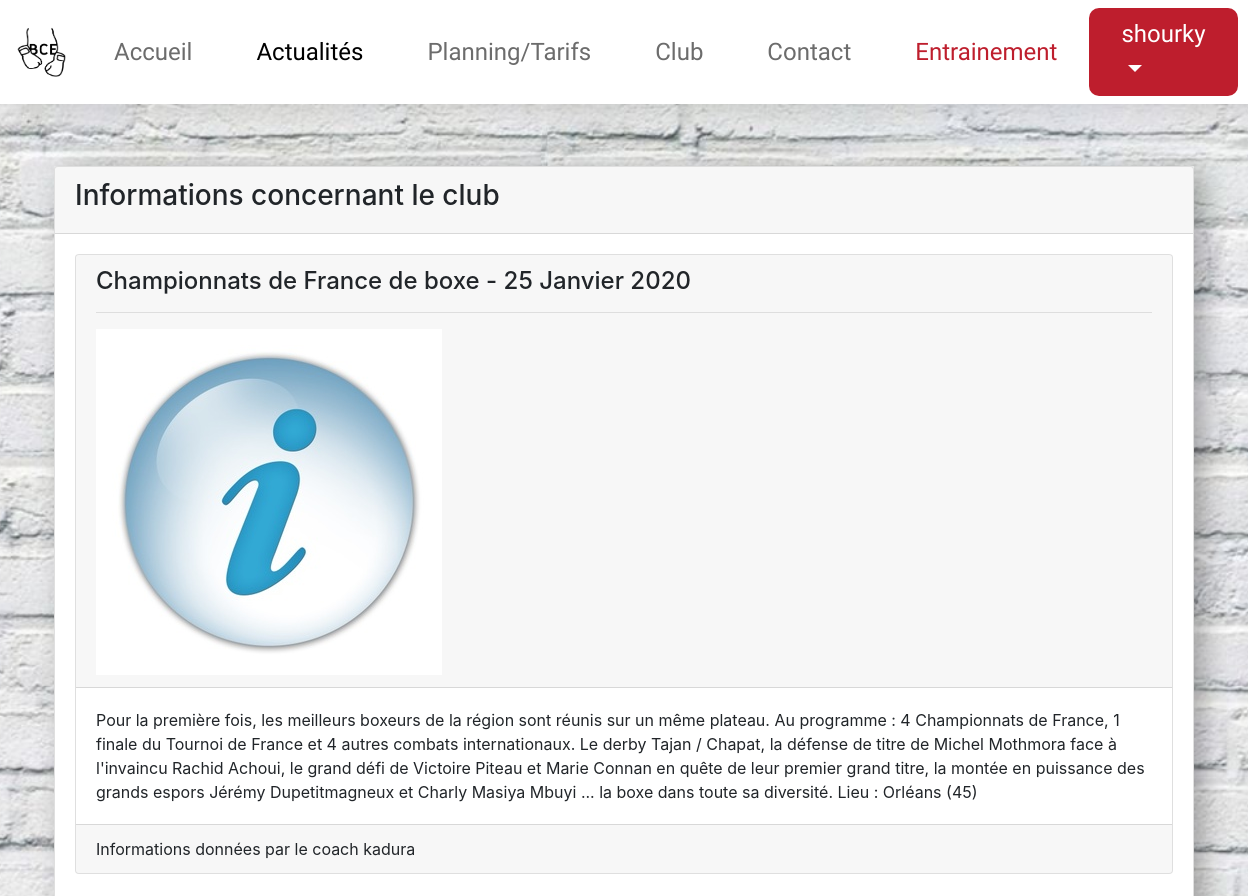
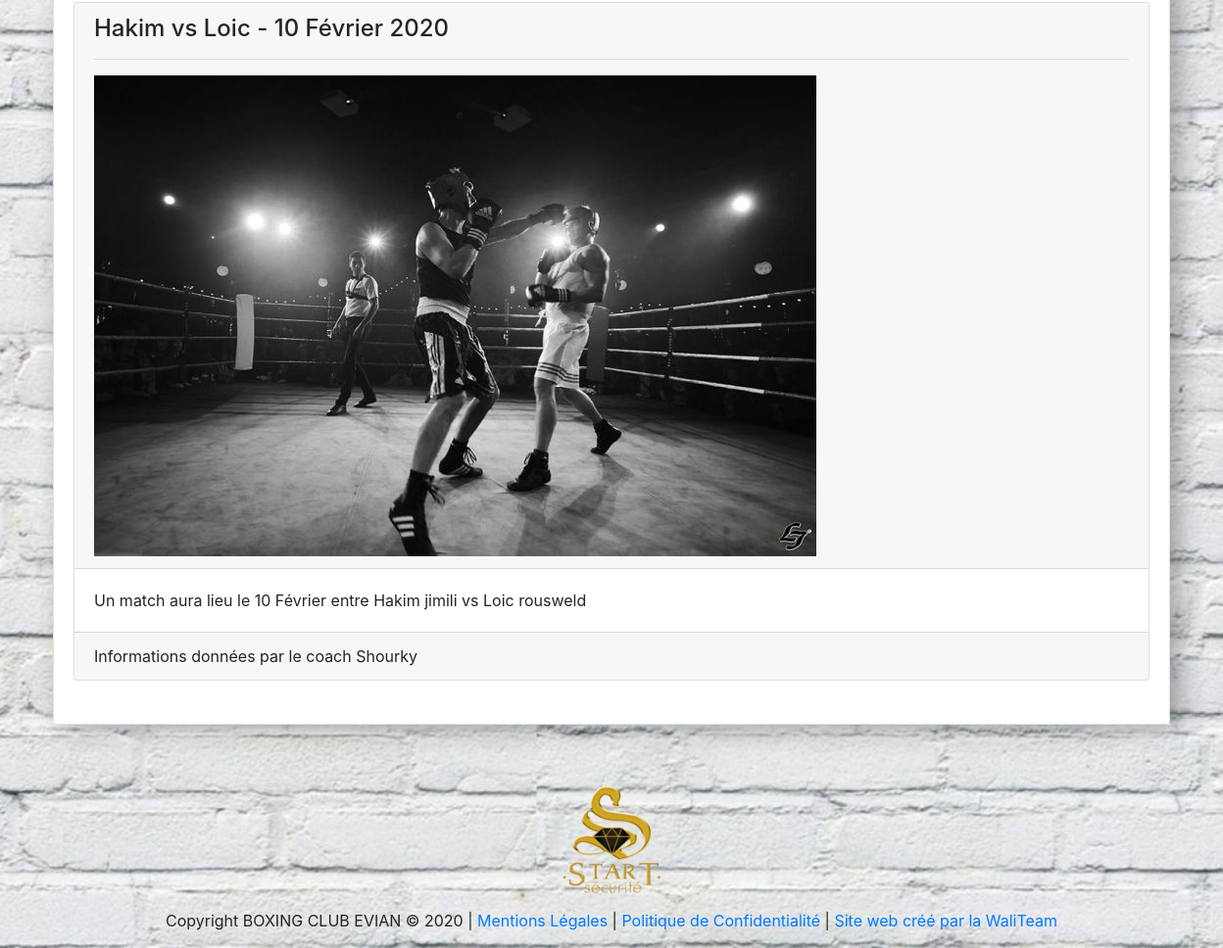
The page /controle/actualite.ctrl.php (signed in) on the database its author committed (2 pictures, top to bottom).
### tables this page shows
CREATE TABLE actualite(
  nom VARCHAR(25) PRIMARY KEY,
  type VARCHAR(25),
  dateAct DATE,
  description TEXT,
  coach VARCHAR(25)
);

### controle/actualite.ctrl.php (called while the page is built, shortened)
<?php
  include('../model/DAO.class.php');
  $dao = new DAO;
  $actualites = $dao->getActualites();
  include('../view/actualite.view.php');
 ?>

### model/DAO.class.php (called while the page is built, shortened)
<?php
  require_once('../model/Actualite.class.php');
  class DAO {
    private $db;
    private $database = '../model/data/db/boxe.db';
    public function __construct() {
      try {
        $this->db = new PDO("sqlite:".$this->database);
      } catch (PDOException $e) {
        die("PDO Error :".$e->getMessage()." '".$this->database."'\n");
      }
    }
    public function getActualites(){
      $query = "SELECT * FROM actualite ORDER BY dateAct";
      $sql= $this->db->query($query);
      $actualites = $sql->fetchAll(PDO::FETCH_ASSOC);
      $listActulaites = array();
      foreach ($actualites as $actu ) {
        array_push($listActulaites,new Actualite($actu));
      }
      return $listActulaites;
    }
  }
 ?>

### model/Actualite.class.php (called while the page is built, shortened)
<?php
  class Actualite{
    private $nom;
    private $type;
    private $dateAct;
    private $description;
    private $coach;
    public function getNom() {return $this->nom;}
    public function getType() {return $this->type;}
    public function getDescription() {return $this->description;}
    public function getCoach(){return $this->coach;}
    public function getDateTexte(){
      $date = $this->dateAct;
      $jour = date("d",strtotime($date));
      $mois = $this->getMois(date("m",strtotime($date)));
      $annee = date("Y",strtotime($date));
      return   "$jour $mois $annee";
    }
    public function getMois($mois){
    if ($mois==1) {
      return "Janvier";
    }elseif ($mois==2) {
      return "Février";
    }elseif ($mois==3) {
      return "Mars";
    }elseif ($mois==4) {
      return "Avril";
    }elseif ($mois==5) {
      return "Mai";
    }elseif ($mois==6) {
      return "Juin";
    }elseif ($mois==7) {
      return "Juillet";
    }elseif ($mois==8) {
      return "Août";
    }elseif ($mois==9) {
      return "Septembre";
    }elseif ($mois==10) {
      return "Octobre";
    }elseif ($mois==11) {
      return "Novembre";
    }elseif ($mois==12) {
      return "Décembre";
    }else {
      return "mois inconnue";
    }
    }
  }
 ?>

### view/actualite.view.php (the view, shortened to what this page needs)
<!DOCTYPE html>
<html lang="en" dir="ltr">
  <head>
    <link rel="stylesheet" href="https://maxcdn.bootstrapcdn.com/bootstrap/4.0.0/css/bootstrap.min.css">
    <link rel="stylesheet" href="../view/src/style/actualite.css">
    <link rel="stylesheet" type="text/css" href="https://cdn.jsdelivr.net/npm/cookieconsent@3/build/cookieconsent.min.css" />
  </head>
  <body>
    <header>
      <nav class="navbar navbar-expand-lg bg-white">
        <a class="navbar-brand" href="#">
          <img class="logo" src="../view/src/img/logo.png" alt="logo-InTheBoxe">
        </a>
        <div class="collapse navbar-collapse" id="navbarSupportedContent">
          <ul class="navbar-nav mr-auto">
            <li class="nav-item">
              <a class="nav-link" href="../controle/accueil.ctrl.php">Accueil<span class="sr-only">(current)</span></a>
            </li>
            <li class="nav-item">
              <a class="nav-link active" href="../controle/actualite.ctrl.php">Actualités</a>
            </li>
            <li class="nav-item">
              <a class="nav-link" href="../controle/planning.ctrl.php">Planning/Tarifs</a>
            </li>
            <li class="nav-item">
              <a class="nav-link" href="../controle/club.ctrl.php">Club</a>
            </li>
            <li class="nav-item">
              <a class="nav-link" href="../controle/contact.ctrl.php">Contact</a>
            </li>
            <?php if (isset($_SESSION['mail'])): ?>
              <li class="nav-item">
                <a class="nav-link" style="color:#BE1E2D" href="../controle/timer.ctrl.php">Entrainement</a>
              </li>
            <?php endif; ?>
          </ul>
          <ul class="navbar-nav my-2 my-lg-0">
            <?php if (isset($_SESSION['mail'])) {
                $nom = $_SESSION['prenom']; ?>
                <li class="nav-item dropdown bg-red">
                  <a class="nav-link dropdown-toggle" href="#" id="navbarDropdown" role="button" data-toggle="dropdown" aria-haspopup="true" aria-expanded="false">
                    <?=$nom?>
                  </a>
                </li>
            <?php }else { ?>
              <li class="nav-item my-2 my-sm-0 bg-red">
                <a class="nav-link" href="../controle/connexion.ctrl.php">Connexion</a>
              </li>
            <?php } ?>
          </ul>
        </div>
      </nav>
    </header>
    <div class="container">
      <div class="card">
        <div class="card-header">
          <h3>Informations concernant le club</h3>
        </div>
        <div class="card-body overflow-auto">
        <?php foreach ($actualites as $actu) { ?>
            <div class="card">
              <div class="card-header">
                <?php
                $date = $actu->getDateTexte();
                 ?>
                <h4><?=$actu->getNom()?> - <?=$date?></h4>
                <hr class="style1">
                <?php if ($actu->getType()=='evenement'){ ?>
                  <img class="img-fluid" src="../view/src/img/actualite/evenement.png" alt="evenement">
                <?php }elseif ($actu->getType()=='match') {?>
                  <img class="img-fluid" src="../view/src/img/actualite/educative.jpg" alt="marche pas">
                <?php }else{ ?>
                  <img class="img-fluid" src="../view/src/img/actualite/info.jpg" alt="une annonce">
                <?php } ?>
              </div>
              <div class="card-body">
                <?=$actu->getDescription()?>
              </div>
              <div class="card-footer">
                Informations données par le coach <?=$actu->getCoach()?>
              </div>
            </div>
          <br>
        <?php } ?>
      </div>
      </div>
    </div>
    <footer class="page-footer font-small cyan darken-3">
      <div class="text-center">
        <a href="https://www.start-securite.fr/">
          <img id="sponsor" src="../view/src/img/sponsor.png" alt="sponsor">
        </a>
      </div>
      <div class="footer-copyright text-center py-3">Copyright BOXING CLUB EVIAN © 2020 |
        <a href="../RGPD/mentionsLegals.html"> Mentions Légales</a>
        |
        <a href="../RGPD/politiqueDeConfidentialite.html"> Politique de Confidentialité</a>
        |
        <a href="#">Site web créé par la WaliTeam</a>
      </div>
    </footer>
  </body>
</html>

### view/src/style/actualite.css (style rules this page uses)
.logo { width: 50px; height: 50px; }
.nav-link { font-size: 1.5em; font-family: Palanquin; margin-left: 1em; margin-right: 1em; color: #6c6c6c; }
.active { color: black; }
.bg-red { background-color: #BE1E2D; border-radius: 10px; }
.bg-red .nav-link { color: #FFFFFF; }
header { box-shadow: 10px 5px 25px rgba(0, 0, 0, 0.13); }
body { background-color: black; background: url(../img/club/club.jpg) no-repeat center center fixed; -webkit-background-size: cover; -moz-background-size: cover; -o-background-size: cover; background-size: cover; background-attachment: fixed; }
.container { margin-top: 5%; box-shadow: 10px 5px 25px rgba(0, 0, 0, 0.31); padding: 0; }
footer { margin-top: 5%; }

### rows shown on the page
actualite: nom "Championnats de France de boxe", dateAct "25 Janvier 2020", description "Pour la première fois, les meilleurs boxeurs de la région sont réunis sur un même plateau. Au programme : 4 Championnats de France, 1 finale du Tournoi de France et 4 autres combats internationaux. Le derby Tajan / Chapat, la défense de titre de Michel Mothmora face à l'invaincu Rachid Achoui, le grand défi de Victoire Piteau et Marie Connan en quête de leur premier grand titre, la montée en puissance des grands espors Jérémy Dupetitmagneux et Charly Masiya Mbuyi ... la boxe dans toute sa diversité. Lieu : Orléans (45)", coach "kadura"
actualite: nom "Hakim vs Loic", dateAct "10 Février 2020", description "Un match aura lieu le 10 Février entre Hakim jimili vs Loic rousweld", coach "Shourky"

### other values the page prints
$nom "shourky"
